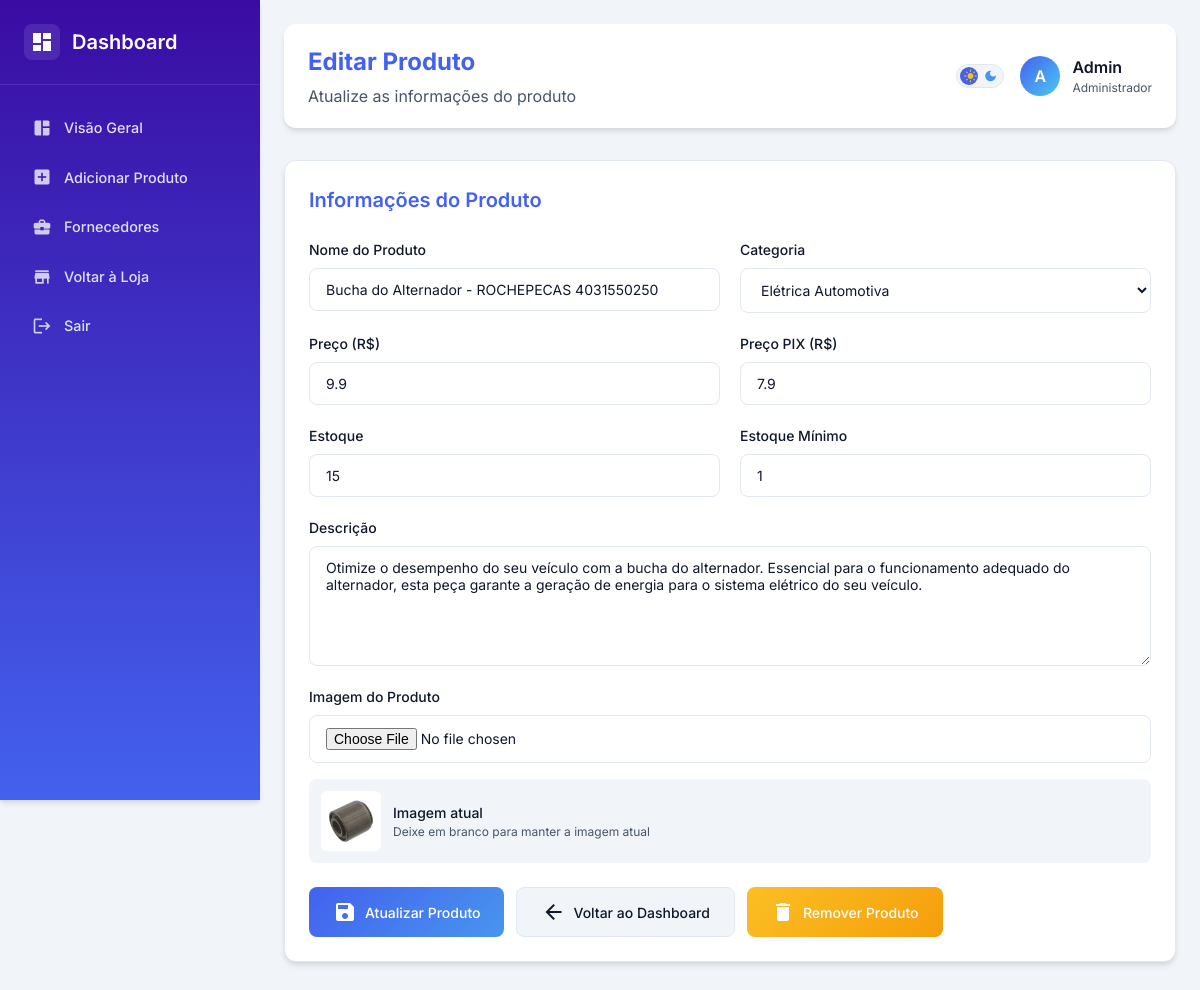
/editar-produto/12 (signed in), run on the app's committed database.
### tables this page shows
CREATE TABLE produtos (
            id INTEGER PRIMARY KEY AUTOINCREMENT,
            nome TEXT NOT NULL,
            descricao TEXT,
            preco REAL NOT NULL,
            preco_pix REAL,
            categoria_id INTEGER,
            estoque INTEGER DEFAULT 0,
            estoque_minimo INTEGER DEFAULT 1,
            imagem TEXT,
            FOREIGN KEY (categoria_id) REFERENCES categorias(id)
        );

CREATE TABLE categorias (
            id INTEGER PRIMARY KEY AUTOINCREMENT,
            nome TEXT NOT NULL UNIQUE
        );

### app.py (the view, shortened to what this page needs)
@app.route("/editar-produto/<int:produto_id>", methods=["GET", "POST"])
def editar_produto(produto_id):
    if "usuario_id" not in session or session.get("perfil") != "Admin":
        flash("Acesso restrito ao administrador.", "error")
        return redirect(url_for("index"))
    db = get_db()
    produto = db.execute("SELECT * FROM produtos WHERE id = ?", (produto_id,)).fetchone()
    categorias = db.execute("SELECT * FROM categorias ORDER BY nome").fetchall()
    if not produto:
        flash("Produto não encontrado.", "error")
        db.close()
        return redirect(url_for("dashboard"))
    db.close()
    return render_template("editar_produto.html", produto=produto, categorias=categorias)

### app.py (called while the page is built)
def get_db():
    conn = sqlite3.connect(DATABASE)
    conn.row_factory = sqlite3.Row
    return conn

### templates/editar_produto.html (shortened to what this page needs)
<!DOCTYPE html>
<html lang="pt-BR">
<head>
</head>
<body>
    <div class="dashboard-layout">
        <aside class="sidebar" id="sidebar">
            <div class="sidebar-header">
                <div class="logo-container">
                    <div class="logo-icon">
                        <span class="material-icons">dashboard</span>
                    </div>
                    <h2>Dashboard</h2>
                </div>
            </div>
            <nav>
                <ul class="nav-menu">
                    <li class="nav-item">
                        <a href="{{ url_for('dashboard') }}" class="nav-link">
                            <span class="material-icons">space_dashboard</span>
                            Visão Geral
                        </a>
                    </li>
                    <li class="nav-item">
                        <a href="{{ url_for('adicionar_produto') }}" class="nav-link">
                            <span class="material-icons">add_box</span>
                            Adicionar Produto
                        </a>
                    </li>
                    <li class="nav-item">
                        <a href="{{ url_for('adicionar_fornecedor') }}" class="nav-link">
                            <span class="material-icons">business_center</span>
                            Fornecedores
                        </a>
                    </li>
                    <li class="nav-item">
                        <a href="{{ url_for('index') }}" class="nav-link">
                            <span class="material-icons">store</span>
                            Voltar à Loja
                        </a>
                    </li>
                    <li class="nav-item">
                        <a href="{{ url_for('logout') }}" class="nav-link">
                            <span class="material-icons">logout</span>
                            Sair
                        </a>
                    </li>
                </ul>
            </nav>
        </aside>
        <main class="main-content">
            <header class="header fade-in-up">
                <div>
                    <h1>Editar Produto</h1>
                    <p style="color: var(--text-secondary); margin-top: 4px;">Atualize as informações do produto</p>
                </div>
                <div class="header-actions">
                    <div class="theme-toggle" id="themeToggle" title="Alternar tema">
                        <span class="material-icons theme-icon sun-icon">light_mode</span>
                        <span class="material-icons theme-icon moon-icon">dark_mode</span>
                    </div>
                    <div class="user-info">
                        <div class="user-avatar">
                            {{ session.usuario_nome[0] if session.usuario_nome else 'A' }}
                        </div>
                        <div>
                            <div style="font-weight: 600;">{{ session.usuario_nome }}</div>
                            <div style="font-size: 0.75rem; color: var(--text-secondary);">Administrador</div>
                        </div>
                    </div>
                </div>
            </header>
            <div class="form-container fade-in-up">
                <h2 class="form-title">Informações do Produto</h2>
                <form method="POST" enctype="multipart/form-data">
                    <div class="form-grid">
                        <div class="form-group">
                            <label for="nome" class="form-label">Nome do Produto</label>
                            <input type="text" id="nome" name="nome" class="form-input" value="{{ produto.nome }}" required>
                        </div>
                        <div class="form-group">
                            <label for="categoria" class="form-label">Categoria</label>
                            <select id="categoria" name="categoria" class="form-select" required>
                                {% for categoria in categorias %}
                                <option value="{{ categoria.id }}" {% if categoria.id == produto.categoria_id %}selected{% endif %}>
                                    {{ categoria.nome }}
                                </option>
                                {% endfor %}
                            </select>
                        </div>
                        <div class="form-group">
                            <label for="preco" class="form-label">Preço (R$)</label>
                            <input type="number" id="preco" name="preco" step="0.01" min="0" class="form-input" value="{{ produto.preco }}" required>
                        </div>
                        <div class="form-group">
                            <label for="preco_pix" class="form-label">Preço PIX (R$)</label>
                            <input type="number" id="preco_pix" name="preco_pix" step="0.01" min="0" class="form-input" value="{{ produto.preco_pix }}" required>
                        </div>
                        <div class="form-group">
                            <label for="estoque" class="form-label">Estoque</label>
                            <input type="number" id="estoque" name="estoque" min="0" class="form-input" value="{{ produto.estoque }}" required>
                        </div>
                        <div class="form-group">
                            <label for="estoque_minimo" class="form-label">Estoque Mínimo</label>
                            <input type="number" id="estoque_minimo" name="estoque_minimo" min="0" class="form-input" value="{{ produto.estoque_minimo }}" required>
                        </div>
                        <div class="form-group" style="grid-column: 1 / -1;">
                            <label for="descricao" class="form-label">Descrição</label>
                            <textarea id="descricao" name="descricao" class="form-textarea">{{ produto.descricao }}</textarea>
                        </div>
                        <div class="form-group" style="grid-column: 1 / -1;">
                            <label for="imagem" class="form-label">Imagem do Produto</label>
                            <input type="file" id="imagem" name="imagem" accept="image/*" class="form-input">
                            {% if produto.imagem %}
                            <div class="current-image">
                                {% if produto.imagem.startswith('http') %}
                                    <img src="{{ produto.imagem }}" alt="Imagem atual do produto">
                                {% else %}
                                    <img src="{{ url_for('static', filename=produto.imagem) }}" alt="Imagem atual do produto">
                                {% endif %}
                                <div class="image-info">
                                    <div class="image-name">Imagem atual</div>
                                    <div class="image-text">Deixe em branco para manter a imagem atual</div>
                                </div>
                            </div>
                            {% endif %}
                        </div>
                    </div>
                    <div class="form-actions">
                        <button type="submit" class="btn btn-primary">
                            <span class="material-icons">save</span>
                            Atualizar Produto
                        </button>
                        <a href="{{ url_for('dashboard') }}" class="btn btn-secondary">
                            <span class="material-icons">arrow_back</span>
                            Voltar ao Dashboard
                        </a>
                        <a href="{{ url_for('remover_produto', produto_id=produto.id) }}" class="btn btn-warning" onclick="return confirm('Tem certeza que deseja remover este produto?')">
                            <span class="material-icons">delete</span>
                            Remover Produto
                        </a>
                    </div>
                </form>
            </div>
        </main>
    </div>
</body>
</html>

### data on the page
produtos: nome "Bucha do Alternador - ROCHEPECAS 4031550250", categoria "Elétrica Automotiva", preco "9.9", preco_pix "7.9", estoque "15", estoque_minimo "1", descricao "Otimize o desempenho do seu veículo com a bucha do alternador. Essencial para o funcionamento adequado do alternador, esta peça garante a geração de energia para o sistema elétrico do seu veículo.", imagem (picture)

### other printed values
{{ session.usuario_nome[0] if session.usuario_nome else 'A' }} "A"
{{ session.usuario_nome }} "Admin"
